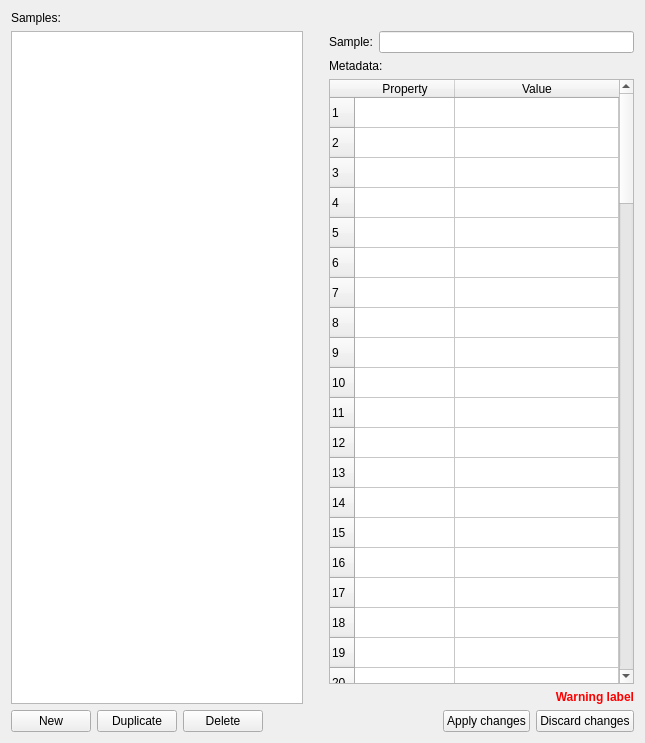
<?xml version="1.0" encoding="UTF-8"?>
<ui version="4.0">
 <class>SamplePanel</class>
 <widget class="QWidget" name="SamplePanel">
  <property name="geometry">
   <rect>
    <x>0</x>
    <y>0</y>
    <width>645</width>
    <height>743</height>
   </rect>
  </property>
  <layout class="QVBoxLayout" name="main_layout">
   <item>
    <widget class="QLabel" name="label">
     <property name="text">
      <string>Samples:</string>
     </property>
    </widget>
   </item>
   <item>
    <layout class="QHBoxLayout" name="content_layout">
     <item>
      <layout class="QVBoxLayout" name="list_layout">
       <property name="rightMargin">
        <number>20</number>
       </property>
       <item>
        <widget class="QListWidget" name="list">
         <property name="selectionMode">
          <enum>QAbstractItemView::SingleSelection</enum>
         </property>
        </widget>
       </item>
       <item>
        <layout class="QHBoxLayout" name="list_btn_layout">
         <item>
          <widget class="QPushButton" name="btn_new">
           <property name="text">
            <string>New</string>
           </property>
          </widget>
         </item>
         <item>
          <widget class="QPushButton" name="btn_duplicate">
           <property name="text">
            <string>Duplicate</string>
           </property>
          </widget>
         </item>
         <item>
          <widget class="QPushButton" name="btn_delete">
           <property name="text">
            <string>Delete</string>
           </property>
          </widget>
         </item>
         <item>
          <spacer name="list_btn_spacer">
           <property name="orientation">
            <enum>Qt::Horizontal</enum>
           </property>
           <property name="sizeHint" stdset="0">
            <size>
             <width>40</width>
             <height>20</height>
            </size>
           </property>
          </spacer>
         </item>
        </layout>
       </item>
      </layout>
     </item>
     <item>
      <layout class="QVBoxLayout" name="table_layout">
       <item>
        <layout class="QHBoxLayout" name="table_header_layout">
         <item>
          <widget class="QLabel" name="sample_label">
           <property name="styleSheet">
            <string notr="true"></string>
           </property>
           <property name="text">
            <string>Sample:</string>
           </property>
          </widget>
         </item>
         <item>
          <widget class="QLineEdit" name="txt_sample_name"/>
         </item>
        </layout>
       </item>
       <item>
        <widget class="QLabel" name="metadata_label">
         <property name="styleSheet">
          <string notr="true"></string>
         </property>
         <property name="text">
          <string>Metadata:</string>
         </property>
        </widget>
       </item>
       <item>
        <widget class="QTableWidget" name="table">
         <property name="rowCount">
          <number>100</number>
         </property>
         <property name="columnCount">
          <number>2</number>
         </property>
         <attribute name="horizontalHeaderStretchLastSection">
          <bool>true</bool>
         </attribute>
         <row/>
         <row/>
         <row/>
         <row/>
         <row/>
         <row/>
         <row/>
         <row/>
         <row/>
         <row/>
         <row/>
         <row/>
         <row/>
         <row/>
         <row/>
         <row/>
         <row/>
         <row/>
         <row/>
         <row/>
         <row/>
         <row/>
         <row/>
         <row/>
         <row/>
         <row/>
         <row/>
         <row/>
         <row/>
         <row/>
         <row/>
         <row/>
         <row/>
         <row/>
         <row/>
         <row/>
         <row/>
         <row/>
         <row/>
         <row/>
         <row/>
         <row/>
         <row/>
         <row/>
         <row/>
         <row/>
         <row/>
         <row/>
         <row/>
         <row/>
         <row/>
         <row/>
         <row/>
         <row/>
         <row/>
         <row/>
         <row/>
         <row/>
         <row/>
         <row/>
         <row/>
         <row/>
         <row/>
         <row/>
         <row/>
         <row/>
         <row/>
         <row/>
         <row/>
         <row/>
         <row/>
         <row/>
         <row/>
         <row/>
         <row/>
         <row/>
         <row/>
         <row/>
         <row/>
         <row/>
         <row/>
         <row/>
         <row/>
         <row/>
         <row/>
         <row/>
         <row/>
         <row/>
         <row/>
         <row/>
         <row/>
         <row/>
         <row/>
         <row/>
         <row/>
         <row/>
         <row/>
         <row/>
         <row/>
         <row/>
         <column>
          <property name="text">
           <string>Property</string>
          </property>
         </column>
         <column>
          <property name="text">
           <string>Value</string>
          </property>
         </column>
        </widget>
       </item>
       <item>
        <widget class="QLabel" name="apply_reminder_label">
         <property name="styleSheet">
          <string notr="true">color: red; font-weight: bold;</string>
         </property>
         <property name="text">
          <string>Warning label</string>
         </property>
         <property name="alignment">
          <set>Qt::AlignRight|Qt::AlignTrailing|Qt::AlignVCenter</set>
         </property>
        </widget>
       </item>
       <item>
        <layout class="QHBoxLayout" name="table_btn_layout">
         <item>
          <spacer name="table_btn_spacer">
           <property name="orientation">
            <enum>Qt::Horizontal</enum>
           </property>
           <property name="sizeHint" stdset="0">
            <size>
             <width>40</width>
             <height>20</height>
            </size>
           </property>
          </spacer>
         </item>
         <item>
          <widget class="QPushButton" name="btn_apply_changes">
           <property name="focusPolicy">
            <enum>Qt::StrongFocus</enum>
           </property>
           <property name="text">
            <string>Apply changes</string>
           </property>
          </widget>
         </item>
         <item>
          <widget class="QPushButton" name="btn_discard_changes">
           <property name="text">
            <string>Discard changes</string>
           </property>
          </widget>
         </item>
        </layout>
       </item>
      </layout>
     </item>
    </layout>
   </item>
  </layout>
 </widget>
 <resources/>
 <connections/>
</ui>
